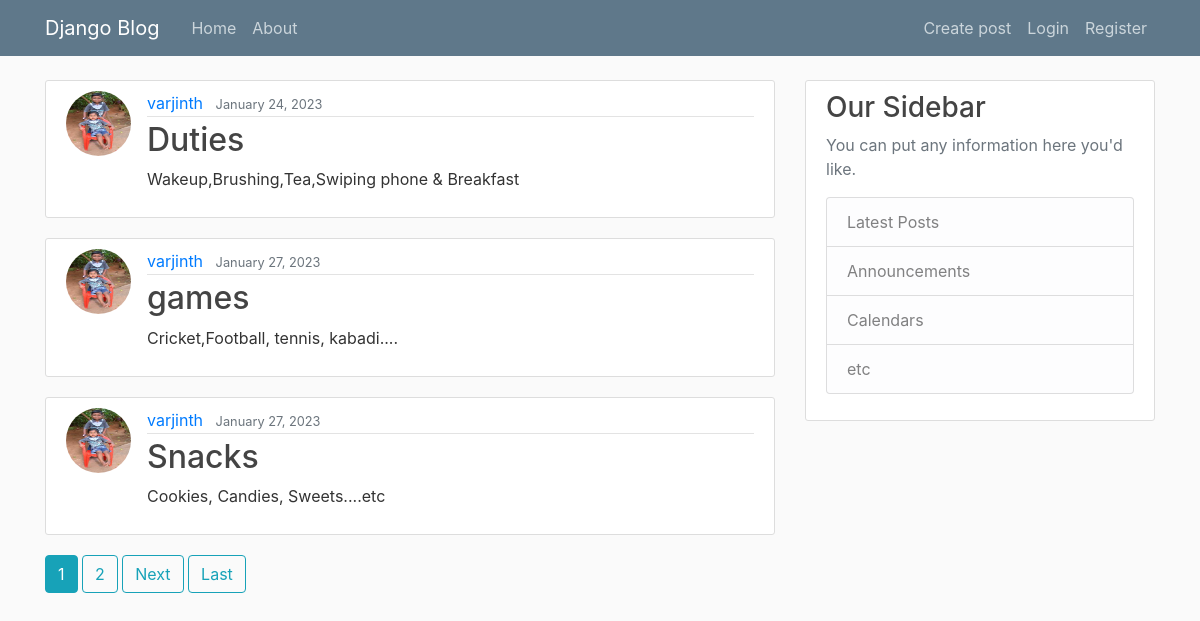
The page / on the database its author committed.
### user/models.py (models this page shows, shortened)
class Post(models.Model):
    title=models.CharField(max_length=100)
    content=models.TextField()
    date_posted= models.DateTimeField(default=timezone.now)
    author= models.ForeignKey(User, on_delete=models.CASCADE)

### others/models.py (models this page shows, shortened)
class Profile(models.Model):
    user= models.OneToOneField(User, on_delete=models.CASCADE)
    image= models.ImageField(default="default.jpg", upload_to="profile_pics")

### user/views.py (the view)
# urls.py: path('', PostListView.as_view(), name='user-home'),
class PostListView(ListView):
    model=Post
    template_name= "user/home.html"
    context_object_name= "posted"
    ordering= ['date_posted']
    paginate_by= 3

### user/templates/user/home.html (shortened to what this page needs)
{% extends "user/base.html" %}
{% block content %}
    {% for Post in posted %}
        <article class="media content-section">
          <img class="rounded-circle article-img" src="{{ Post.author.profile.image.url }}">
          <div class="media-body">
            <div class="article-metadata">
              <a class="mr-2" href="{% url 'User-post' Post.author.username %}">{{ Post.author }}</a>
              <small class="text-muted">{{ Post.date_posted|date:"F d, Y" }}</small>
            </div>
            <h2><a class="article-title" href="{% url 'Post-detail' Post.id %}">{{ Post.title }}</a></h2>
            <p class="article-content">{{ Post.content }}</p>
          </div>
        </article>
    {% endfor %}
    {% if is_paginated %}
        {% for num in page_obj.paginator.page_range %}
           {% if page_obj.number == num %}
              <a class="btn btn-info mb-4" href="?page={{ num }}">{{ num }}</a>
           {% elif num > page_obj.number|add:'-2' and num < page_obj.number|add:'2' %}
              <a class="btn btn-outline-info mb-4" href="?page={{ num }}">{{ num }}</a>
           {% endif %}
        {% endfor %}
        {% if page_obj.has_next %}
          <a class="btn btn-outline-info mb-4" href="?page={{ page_obj.next_page_number}}">Next</a>
          <a class="btn btn-outline-info mb-4" href="?page={{ page_obj.paginator.num_pages}}">Last</a>
        {% endif %}
    {% endif %}
{% endblock content %}

### user/templates/user/base.html (shortened to what this page needs)
{% load static %}
<!DOCTYPE html>
<html>
<head>
    <link rel="stylesheet" href="https://maxcdn.bootstrapcdn.com/bootstrap/4.0.0/css/bootstrap.min.css">
    <link rel="stylesheet" type="text/css" href="{% static 'user/main.css' %}">
</head>
<body>
    <header class="site-header">
      <nav class="navbar navbar-expand-md navbar-dark bg-steel fixed-top">
        <div class="container">
          <a class="navbar-brand mr-4" href="{% url 'user-home' %}">Django Blog</a>
          <div class="collapse navbar-collapse" id="navbarToggle">
            <div class="navbar-nav mr-auto">
              <a class="nav-item nav-link" href="{% url 'user-home' %}">Home</a>
              <a class="nav-item nav-link" href="{% url 'About Us' %}">About</a>
            </div>
            <div class="navbar-nav">
              {% if user.is_authenticated %}
              <a class="nav-item nav-link" href='{% url "Post-create" %}'>Create post</a>
              <a class="nav-item nav-link" href='{% url "profile" %}'>My Profile</a>
               <a class="nav-item nav-link" href='{% url "logout" %}'>Logout</a>
              {% else %}
              <a class="nav-item nav-link" href='{% url "Post-create" %}'>Create post</a>
                <a class="nav-item nav-link" href='{% url "login" %}'>Login</a>
                <a class="nav-item nav-link" href='{% url "register" %}'>Register</a>
              {% endif %}
            </div>
          </div>
        </div>
      </nav>
    </header>
    <main role="main" class="container">
      <div class="row">
        <div class="col-md-8">
          {% block content %}{% endblock %}
        </div>
        <div class="col-md-4">
          <div class="content-section">
            <h3>Our Sidebar</h3>
            <p class='text-muted'>You can put any information here you'd like.
              <ul class="list-group">
                <li class="list-group-item list-group-item-light">Latest Posts</li>
                <li class="list-group-item list-group-item-light">Announcements</li>
                <li class="list-group-item list-group-item-light">Calendars</li>
                <li class="list-group-item list-group-item-light">etc</li>
              </ul>
            </p>
          </div>
        </div>
      </div>
    </main>
</body>
</html>

### user/static/user/main.css (style rules this page uses)
body { background: #fafafa; color: #333333; margin-top: 5rem; }
h1, h2, h3, h4, h5, h6 { color: #444444; }
ul { margin: 0; }
.bg-steel { background-color: #5f788a; }
.site-header .navbar-nav .nav-link { color: #cbd5db; }
.content-section { background: #ffffff; padding: 10px 20px; border: 1px solid #dddddd; border-radius: 3px; margin-bottom: 20px; }
.article-title { color: #444444; }
.article-content { white-space: pre-line; }
.article-img { height: 65px; width: 65px; margin-right: 16px; }
.article-metadata { padding-bottom: 1px; margin-bottom: 4px; border-bottom: 1px solid #e3e3e3 }

### rows shown on the page
Post: author.profile.image (picture), author "varjinth", date_posted "January 24, 2023", title "Duties", content "Wakeup,Brushing,Tea,Swiping phone & Breakfast"
Post: author.profile.image (picture), author "varjinth", date_posted "January 27, 2023", title "games", content "Cricket,Football, tennis, kabadi...."
Post: author.profile.image (picture), author "varjinth", date_posted "January 27, 2023", title "Snacks", content "Cookies, Candies, Sweets....etc"

### other values the page prints
{{ num }} "1"
{{ num }} "2"
